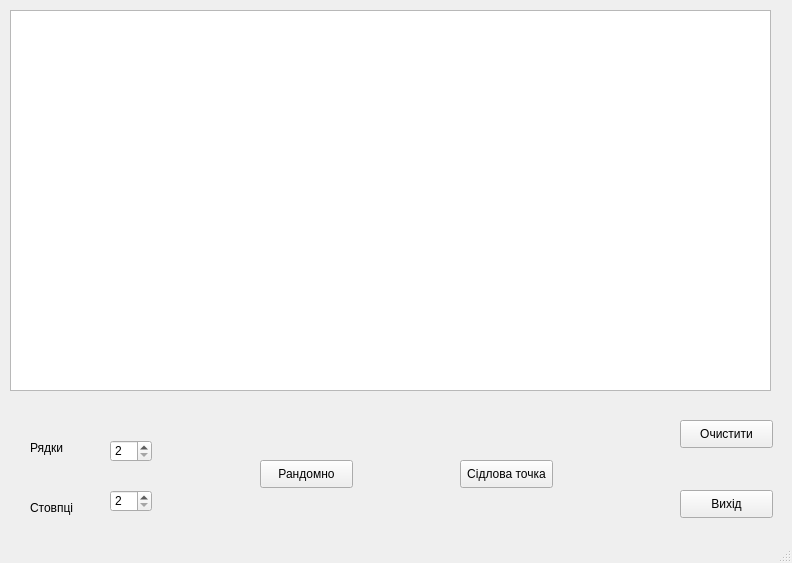
<?xml version="1.0" encoding="UTF-8"?>
<ui version="4.0">
 <class>MainWindow</class>
 <widget class="QMainWindow" name="MainWindow">
  <property name="geometry">
   <rect>
    <x>0</x>
    <y>0</y>
    <width>792</width>
    <height>563</height>
   </rect>
  </property>
  <property name="windowTitle">
   <string>MainWindow</string>
  </property>
  <property name="autoFillBackground">
   <bool>false</bool>
  </property>
  <widget class="QWidget" name="centralwidget">
   <widget class="QPushButton" name="pushButton">
    <property name="geometry">
     <rect>
      <x>680</x>
      <y>420</y>
      <width>93</width>
      <height>28</height>
     </rect>
    </property>
    <property name="text">
     <string>Очистити</string>
    </property>
   </widget>
   <widget class="QLabel" name="label">
    <property name="geometry">
     <rect>
      <x>30</x>
      <y>440</y>
      <width>55</width>
      <height>16</height>
     </rect>
    </property>
    <property name="text">
     <string>Рядки</string>
    </property>
   </widget>
   <widget class="QLabel" name="label_2">
    <property name="geometry">
     <rect>
      <x>30</x>
      <y>500</y>
      <width>55</width>
      <height>16</height>
     </rect>
    </property>
    <property name="text">
     <string>Стовпці</string>
    </property>
   </widget>
   <widget class="QSpinBox" name="spinBox">
    <property name="geometry">
     <rect>
      <x>110</x>
      <y>440</y>
      <width>42</width>
      <height>22</height>
     </rect>
    </property>
    <property name="minimum">
     <number>2</number>
    </property>
    <property name="value">
     <number>2</number>
    </property>
   </widget>
   <widget class="QSpinBox" name="spinBox_2">
    <property name="geometry">
     <rect>
      <x>110</x>
      <y>490</y>
      <width>42</width>
      <height>22</height>
     </rect>
    </property>
    <property name="minimum">
     <number>2</number>
    </property>
    <property name="value">
     <number>2</number>
    </property>
   </widget>
   <widget class="QPushButton" name="pushButton_2">
    <property name="geometry">
     <rect>
      <x>260</x>
      <y>460</y>
      <width>93</width>
      <height>28</height>
     </rect>
    </property>
    <property name="text">
     <string>Рандомно</string>
    </property>
   </widget>
   <widget class="QPushButton" name="pushButton_3">
    <property name="geometry">
     <rect>
      <x>460</x>
      <y>460</y>
      <width>93</width>
      <height>28</height>
     </rect>
    </property>
    <property name="text">
     <string>Cідлова точка</string>
    </property>
   </widget>
   <widget class="QPushButton" name="pushButton_4">
    <property name="geometry">
     <rect>
      <x>680</x>
      <y>490</y>
      <width>93</width>
      <height>28</height>
     </rect>
    </property>
    <property name="text">
     <string>Вихід</string>
    </property>
   </widget>
   <widget class="QTableWidget" name="tableWidget">
    <property name="geometry">
     <rect>
      <x>10</x>
      <y>10</y>
      <width>761</width>
      <height>381</height>
     </rect>
    </property>
   </widget>
  </widget>
  <widget class="QMenuBar" name="menubar">
   <property name="geometry">
    <rect>
     <x>0</x>
     <y>0</y>
     <width>792</width>
     <height>25</height>
    </rect>
   </property>
  </widget>
  <widget class="QStatusBar" name="statusbar"/>
 </widget>
 <resources/>
 <connections/>
</ui>
